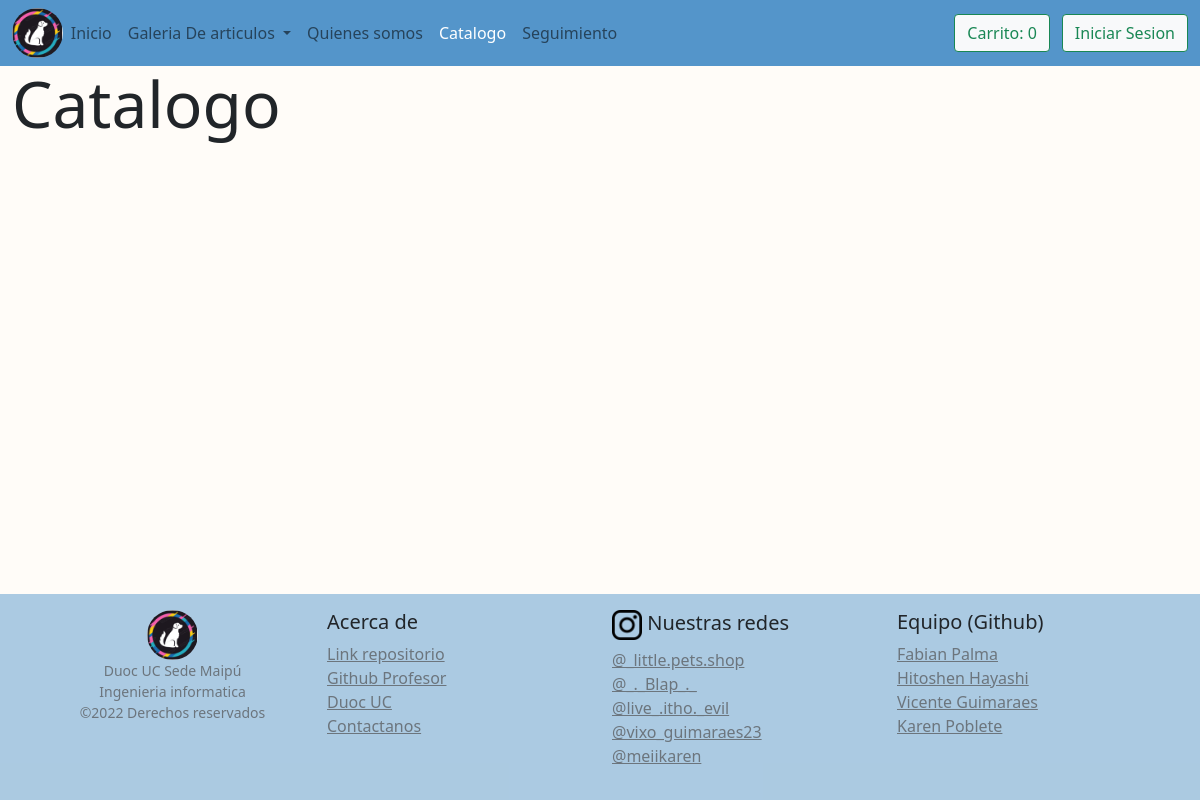
Page /catalogo.html on the earlier database version.
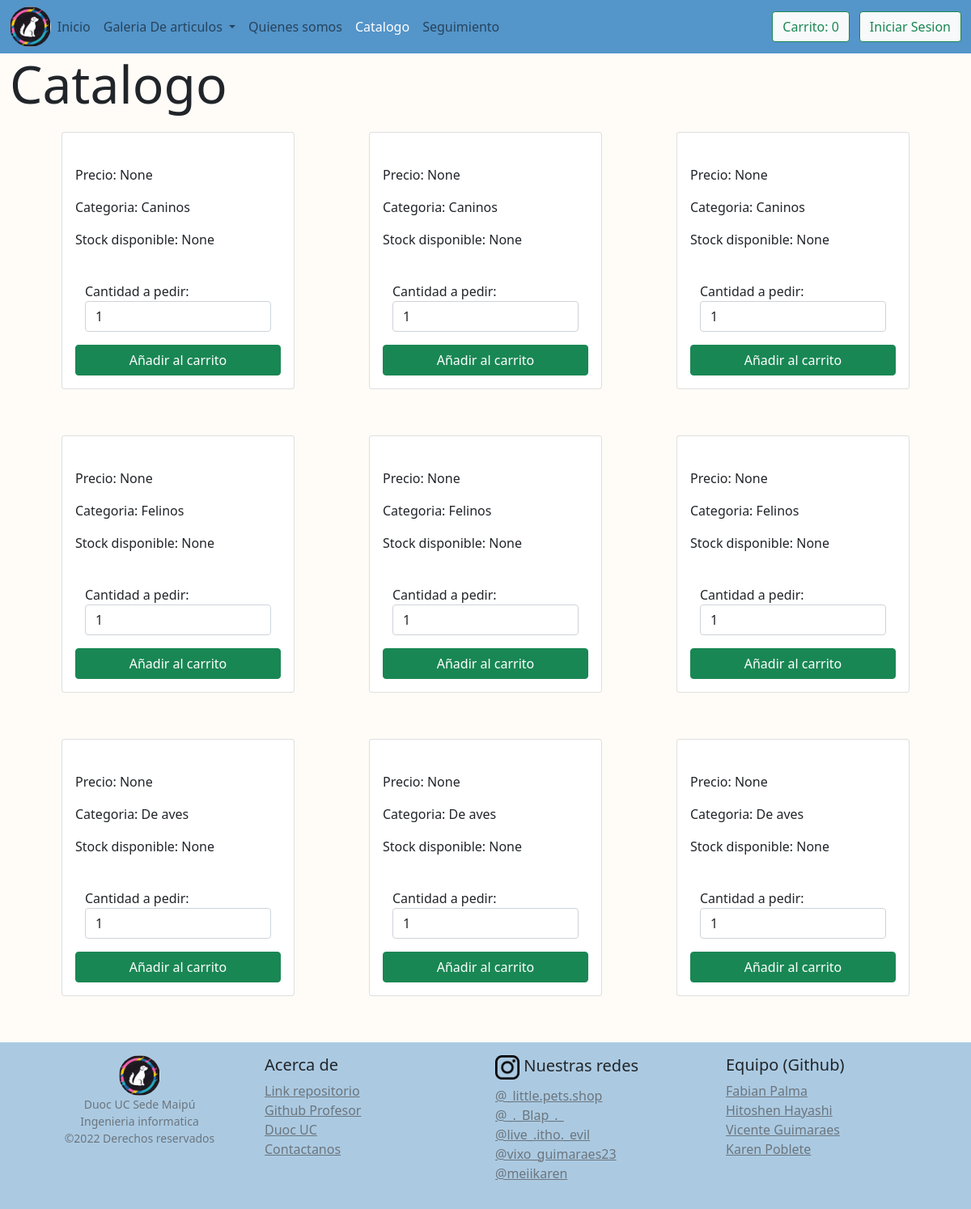
Same page on the later database version.
### core/models.py (models this page shows, shortened)
class CategoriaProduct(models.Model):
    idCategoria = models.IntegerField(primary_key=True,null=False, blank=False, verbose_name='Id categoria')
    nombreCategoria = models.CharField(max_length=40 ,unique=True, null=False, blank=False, verbose_name='Nombre categoria')
    class Meta:
        verbose_name_plural = 'CategoriaProduct'

### core/views.py (the view, shortened to what this page needs)
# urls.py: path('catalogo.html', catalogo, name="Catalogo"),
def catalogo(request):
    cartas = CatalogoProduct.objects.all()
    datos = {
        'cartas': cartas
    }
    try:
        datos['carrito'] = request.session['carrito']
    except KeyError as e:
        datos['carrito'] = {}
        request.session['carrito'] = {}
    try:
        suscrito = Usuarios.objects.get(username = request.session['user']['username']).suscripcion
    except (Usuarios.DoesNotExist, KeyError) as e:
        suscrito = False
    if(suscrito):
        for key in datos['carrito']:
            datos['carrito'][key]['desc'] = -(datos['carrito'][key]['cantidad'] * datos['carrito'][key]['precio_unitario'])*0.1
    return render(request, 'core/catalogo.html', datos)

### core/templates/core/catalogo.html (shortened to what this page needs)
<!doctype html>
<html lang="es">
  <head>
    <link href="https://cdn.jsdelivr.net/npm/bootstrap@5.1.3/dist/css/bootstrap.min.css" rel="stylesheet">
    {% load static %}
    <link rel="stylesheet" href="{% static 'core/css/style.css'%}">
  </head>
   <body class="d-flex flex-column min-vh-100" style="background-color:#fffcf8">
    <nav class="navbar navbar-expand-lg navbar-light sticky-top " style="background-color: #5495ca;">
      <div class="container-fluid">
        <img src="{% static 'core/img/logo3.png'%}" style="border-radius: 50%;" height="50px" alt="Community Plant">
        <div class="collapse navbar-collapse" id="navbarNavDropdown">
          <ul class="navbar-nav me-auto">
            <li class="nav-item">
              <a class="nav-link" aria-current="page" href="/">Inicio</a>
            </li>
            <li class="nav-item dropdown">
              <a class="nav-link dropdown-toggle" href="" id="navbarDropdownMenuLink" role="button" data-bs-toggle="dropdown" aria-expanded="false">
                Galeria De articulos
              </a>
              <li class="nav-item">
                <a class="nav-link" href="{% url 'Quienes Somos' %}">Quienes somos</a>
              </li>
              <li class="nav-item">
                <a class="nav-link active" style="color: #FFFFFF;" aria-current="page" href="#">Catalogo</a>
              </li>
              <li class="nav-item">
                <a class="nav-link" aria-current="page" href="{% url 'seguimiento' %}">Seguimiento</a>
              </li>
            </li>
          </ul>
          <div>
            <li class="d-flex">
              <input type="button" value="Carrito: {{carrito|length}}" class="btn btn-light btn-outline-success" data-bs-dismiss="offcanvas" data-bs-toggle="modal" data-bs-target="#modalCarrito" name="carrito-btn">
            </li>
          </div>
          <div style="padding-left: 1vw;">
            {% if not esta_logueado %}
              <button class="btn btn-light btn-outline-success" data-bs-toggle="offcanvas" data-bs-target="#offcanvasExample" >Iniciar Sesion</button>
            {% endif %}
          </div>
        </div>
      </div>
    </nav>
    <div><h5 class="display-3" style="margin-left: 1%;margin: top 0;">Catalogo</h5></div>
    <div style="margin-top: 1%;">
        <div class="container">
            <div class="row">
                {% for ca in cartas %}
                <div class="col d-flex justify-content-center"style="margin-left: auto; margin-right: auto; margin-bottom: 5%;">
                <div class="card" style="width: 18rem;">
                    <div class="card-body d-flex flex-column">
                      <p class="card-text">Precio: {{ca.precioPlanta}}</p>
                      <p class="card-text">Categoria: {{ca.categoria.nombreCategoria}}</p>
                      <p class="card-text">Stock disponible: {{ca.stockPlanta}}</p>
                        <div style="align-items: center;">
                          <div class="row">
                          <div class="col">
                            <div class="m-0 p-0">
                              <form class="row" name="comprar" action="catalogo.html" method="post" id="formComprar">
                                <div class="col-auto mb-3">
                                  <label for="cantidad">Cantidad a pedir:</label>
                                  <input class="form-control" type="number" name="cantidad" id="cantidad" value='1' max={{ca.stockPlanta}} min=1 role="button">
                                </div>
                                <input class="col-auto btn btn-success w-100" type="submit" value="Añadir al carrito" name="comprar-btn" id="comprar-btn" role="button">
                               </form>
                            </div>
                          </div>
                        </div>
                      </div>
                    </div>
                  </div>
                </div>
            {% endfor %}
                </div>
            </div>
        </div>
 <div class="mt-auto" style="background-color: #5495ca7d; margin-top: 2%;">
  <footer class="container py-3">
    <div class="row">
      <div class="col-md">
        <center><a href="#"><img src="{% static 'core/img/logo3.png'%}" height="50px" alt="Littlepetshop" style="border-radius: 50%;"></a>
          <small><li class="d-block  text-muted">Duoc UC Sede Maipú</li></small>
          <small><li class="d-block  text-muted">Ingenieria informatica</li></small>
          <small><li class="d-block  text-muted">©2022 Derechos reservados</li></small>
        </center>
      </div>
      <div class="col-6 col-md">
        <h5>Acerca de</h5>
        <ul class="list-unstyled text-small">
          <li><a class="text-muted" href="https://github.com/Blap00/Experiencia4_Palma_hayashi_Poblete_Guimaraes">Link repositorio</a></li>
          <li><a class="text-muted" href="https://github.com/edobazz">Github Profesor</a></li>
          <li><a class="text-muted" href="https://www.duoc.cl/">Duoc UC</a></li>
          <li><a class="text-muted" href="contactanos.html">Contactanos</a></li>
        </ul>
      </div>
      <div class="col-6 col-md">
        <h5><img src="{% static 'core/img/iconoInsta.png'%}" width="30px" alt="iconoInsta"> Nuestras redes</h5>
        <ul class="list-unstyled text-small">
          <li><a class="text-muted" href="https://www.instagram.com/_little.pets.shop_?igshid=YmMyMTA2M2Y/">@_little.pets.shop</a></li>
          <li><a class="text-muted" href="https://www.instagram.com/_._Blap_._/">@_._Blap_._</a></li>
          <li><a class="text-muted" href="https://www.instagram.com/live_.itho._evil/">@live_.itho._evil</a></li>
          <li><a class="text-muted" href="https://www.instagram.com/vixo_guimaraes23/">@vixo_guimaraes23</a></li>
          <li><a class="text-muted" href="https://www.instagram.com/meiikaren/">@meiikaren</a></li>
        </ul>
      </div>
      <div class="col-6 col-md">
        <h5>Equipo (Github)</h5>
        <ul class="list-unstyled text-small">
          <li><a class="text-muted" href="https://github.com/Blap00">Fabian Palma</a></li>
          <li><a class="text-muted" href="https://github.com/ithoayashi">Hitoshen Hayashi</a></li>
          <li><a class="text-muted" href="https://github.com/vixo700">Vicente Guimaraes</a></li>
          <li><a class="text-muted" href="https://github.com/kapobleteg">Karen Poblete</a></li>
        </ul>
      </div>
    </div>
  </footer>
  </div>
  </body>
</html>

### core/static/core/css/style.css (style rules this page uses)
#formComprar { display:inline; }

Differences in the rows shown:
added CategoriaProduct: categoria.nombreCategoria "Caninos" "Caninos" "Caninos"
added CategoriaProduct: categoria.nombreCategoria "Felinos" "Felinos" "Felinos"
added CategoriaProduct: categoria.nombreCategoria "De aves" "De aves" "De aves"
Other differences:
new list line: "Precio: None Categoria: Stock disponible: None Cantidad a pedir: 1 Añadir al carrito"
